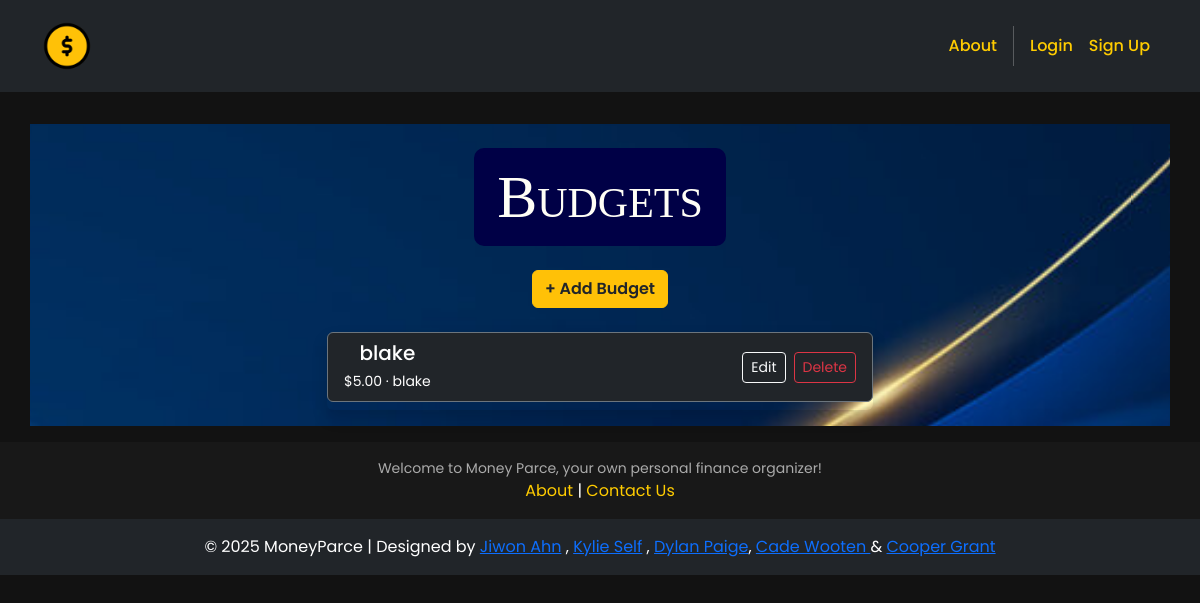
/budgets/, run on an earlier commit of the app's database.
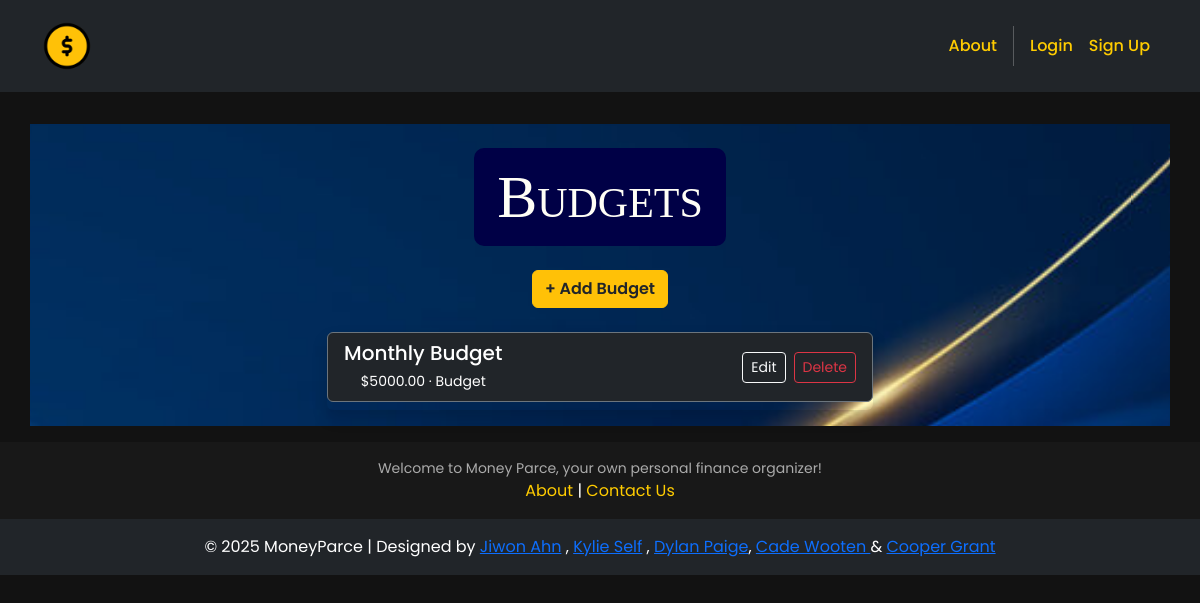
And on a later commit of the database.
### budgets/models.py (models this page shows, shortened)
class Budget(models.Model):
    name = models.CharField(max_length=100)
    amount = models.DecimalField(max_digits=10, decimal_places=2)
    category = models.CharField(max_length=50)
    start_date = models.DateField()
    end_date = models.DateField()
    notes = models.TextField(blank=True)
    user = models.ForeignKey(User, on_delete=models.CASCADE)

### budgets/views.py (the view)
# urls.py: path('', views.budget_list, name='budget_list'),
def budget_list(request):
    budgets = Budget.objects.all()
    return render(request, 'budgets/budget_list.html', {'budgets': budgets})

### budgets/templates/budgets/budget_list.html
{% extends 'base.html' %}
{% block content %}
<div class="p-3">
  <div class="container">
    <div class="row mt-3">
      <div class="col-md-6 mx-auto mb-3">
        <br>
        <h2>Budgets</h2>
        <br>
        <br>
        <a href="{% url 'create_budget' %}">
          <button class="btn btn-warning text-dark fw-semibold">
            + Add Budget
          </button>
        </a>
        <br>
        <br>
        {% if budgets %}
          <div class="list-group shadow">
            {% for budget in budgets %}
              <div class="list-group-item bg-dark text-white d-flex justify-content-between align-items-center border-secondary rounded-2 mb-2">
                <div>
                  <h5 class="mb-1">{{ budget.name }}</h5>
                  <small>${{ budget.amount }} &middot; {{ budget.category }}</small>
                </div>
                <div class="d-flex gap-2">
                  <a href="{% url 'edit_budget' budget.id %}" class="btn btn-outline-light btn-sm">Edit</a>
                  <a href="{% url 'delete_budget' budget.id %}" class="btn btn-outline-danger btn-sm">Delete</a>
                </div>
              </div>
            {% endfor %}
          </div>
        {% else %}
          <p class="text-center text-muted mt-4">No budgets found.</p>
        {% endif %}
      </div>
    </div>
  </div>
</div>
{% endblock %}

What changed in the data, as far as the page shows it:
removed Budget: name "blake", amount "5.00", category "blake"
added Budget: name "Monthly Budget", amount "5000.00", category "Budget"
